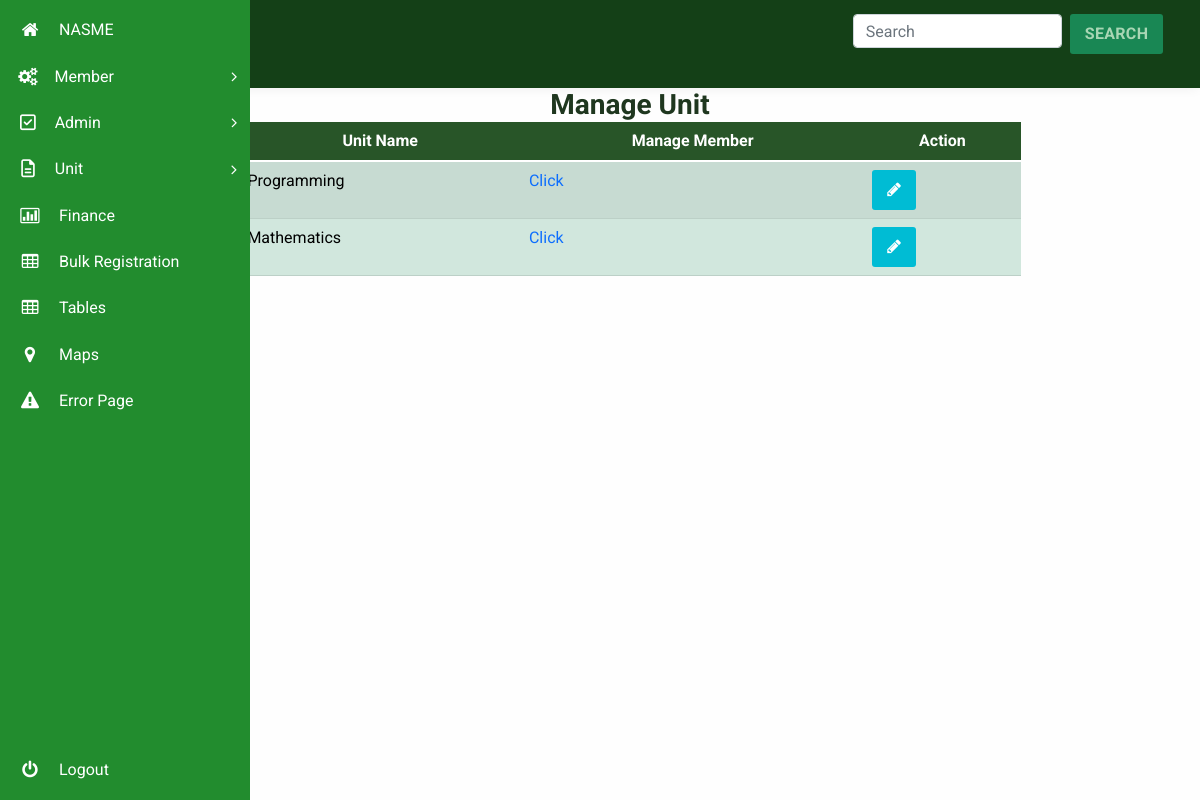
The app's page /admin/manage_units (signed in), older data.
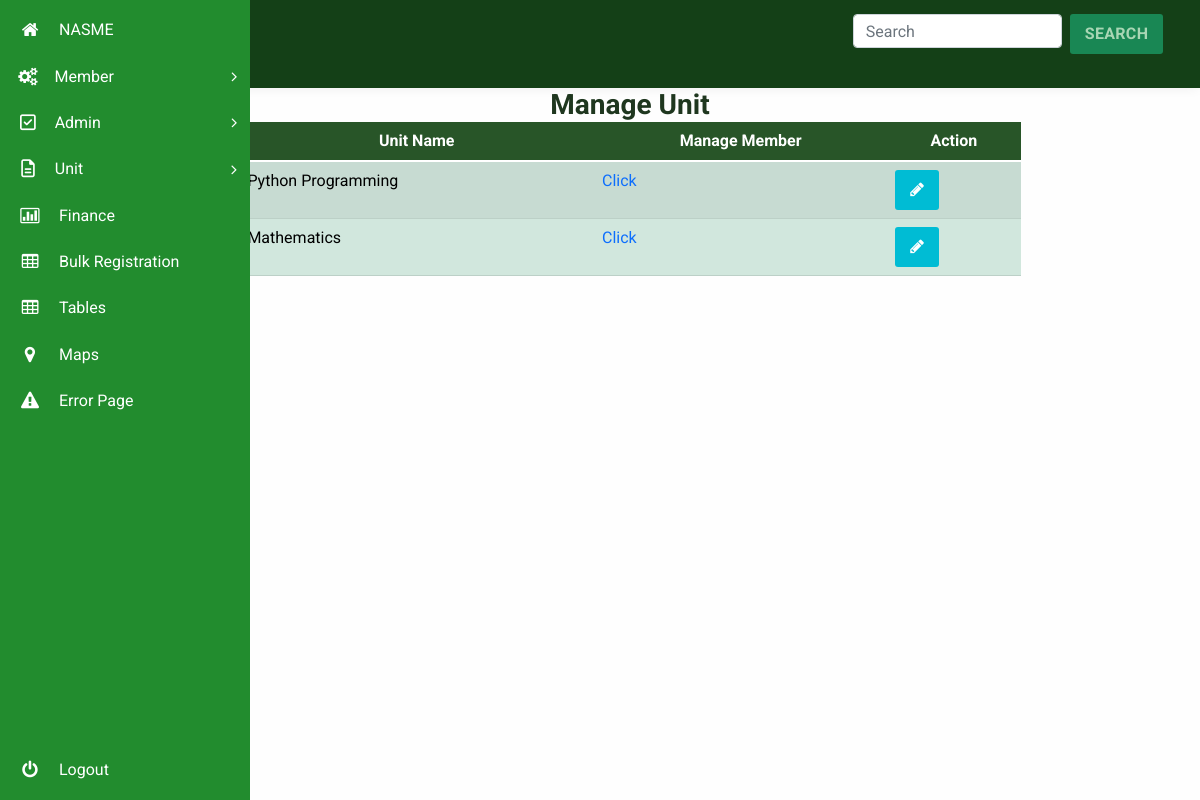
The same page, newer data.
### membership/models.py (models this page shows, shortened)
class Unit(db.Model):
  id = db.Column(db.Integer, primary_key=True)
  name = db.Column(db.String(50), unique=True, nullable=False)
  date_created = db.Column(db.DateTime, nullable=False,default=datetime.utcnow)
  fees_amount = db.Column(db.String(),nullable=False,default="0")

### membership/routes.py (the view)
@app.route("/admin/manage_units")
@admin_role_required
@login_required
def manage_units():
  page = request.args.get('page', 1, type=int)
  units= Unit.query.paginate(page=page, per_page=5)
  return render_template("manage-units.html", title="Units Management", units=units)

### membership/models.py (called while the page is built)
@login_manager.user_loader
def load_user(user_id):
    return User.query.get(int(user_id))

  @property
  def is_superadmin(self):
      return self._is_superadmin

### membership/routes.py (called while the page is built)
def admin_role_required(func):
    @wraps(func)
    def decorated_view(*args, **kwargs):
        if not current_user.role == "ADMIN":
            abort(403)
        return func(*args, **kwargs)
    return decorated_view

### membership/templates/manage-units.html (shortened to what this page needs)
{% extends "dashboard_layout.html" %}
{% block content %}
		<div class="container agile-tables">
			<h3 style="text-align: center; color:rgb(31, 55, 31); font-weight:bold;" class="aka">Manage Unit</h3>
			<div class="w3l-table-info table-responsive">
				<table id="tuble" class="table table-success table-striped table-hover ">
					<thead>
					  <tr>
						<th>Unit Name</th>
						<th>Manage Member</th>
						<th>Action</th>
					  </tr>
					</thead>
					<tbody>
						{% for unit in units.items %}
						<tr>
							<td>{{unit.name}}</td>
							<td><a href=" {{ url_for('manage_unit_members', unit_id=unit.id) }}">Click</a></td>
							<td><a role="button" class="btn btn-primary" href="{{ url_for('edit_unit', unit_id=unit.id) }}"><i class="fa fa-pencil" aria-hidden="true"></i>
						</tr>
						  {% endfor %}
					</tbody>
				  </table>
				  {% for page_num in units.iter_pages(left_edge=1, right_edge=1, left_current=1, right_current=2) %}
				  {% if page_num %}
					{% if units.page == page_num %}
					  <a class="btn btn-success mb-5"  href="{{ url_for('manage_units', page=page_num) }}">{{ page_num }}</a>
					{% else %}
					  <a class="btn btn-success mb-5" href="{{ url_for('manage_units', page=page_num) }}">{{ page_num }}</a>
					{% endif %}
				  {% else %}
					...
				  {% endif %}
				{% endfor %}
			  </div>
			</div>
{% endblock content %}

Row changes from the older to the newer data that the page shows:
changed Unit: name "Programming" → "Python Programming"
